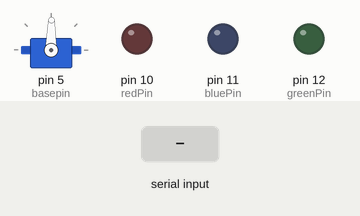
Recording of a sketch running on a simulated Arduino Uno, built with avr-gcc and run on an emulated ATmega328P. Shown: servo, output pins drawn as LEDs (lit = HIGH). The test bench sets the inputs (shaded band).

Above: at 0.23 s.
At 18.0 s:
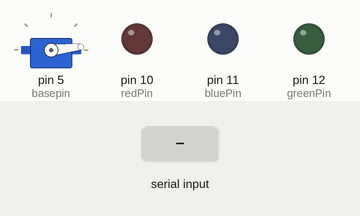
18.1 s: "7" received over Serial
At 19.8 s:
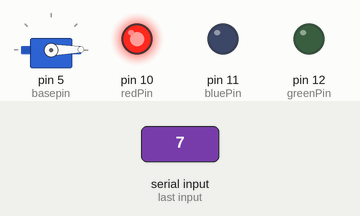
Timing chart, 0 to 21.3 s (numbered marks = the images above; inputs shaded):
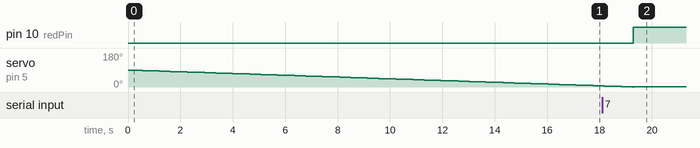

Measured:
- after the input at 18.1 s, pin 10 (redPin): LOW → HIGH after 1.2 s; servo on pin 5 (basepin): goes on until 19.3 s, then stays 1°

The sketch:

test_image.ino
```cpp
#include <VarSpeedServo.h>

// create servo object to control a servo
VarSpeedServo base;

// variable to store the servo position
int pos = 0;
int redPin=10;
int bluePin=11;
int greenPin=12;

// variable to store the servo position
const int basepin =5;
char data;

void setup() {
  // attaches the servo  to the servo object
  base.attach(basepin);

  // serial communication and indicators
  Serial.begin(9600);
  pinMode(redPin,OUTPUT);
  pinMode(bluePin,OUTPUT);
  pinMode(greenPin,OUTPUT);


}


void loop() {

//base
  for (pos = 0; pos <= 180 && data != '7' ; pos += 1)
   {
    base.write(pos,3,true);              // tell servo to go to position in variable 'pos'
     if(Serial.available()>0)
      data= Serial.read();
      delay(3);
   }


  for (pos = 180; pos >= 0 && data != '7' ; pos -= 1)
  {
       base.write(pos,3,true);              // tell servo to go to position in variable 'pos'
        if(Serial.available()>0)
         data= Serial.read();
         delay(3);
  }
  if (data=='7')
  {
          digitalWrite(redPin, HIGH);
          digitalWrite(greenPin, LOW);
          digitalWrite(bluePin, LOW);
          delay(10);

  }


}
```
